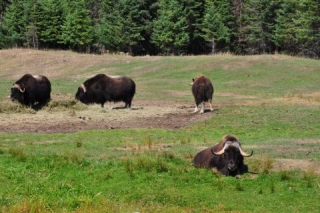
//> input picture Étape 27 - Segmentation d'images à l'aide de Watershed/group.jpg, 320 x 213 px
$ ./Segment   (built with g++ and OpenCV 4)
//> lines starting //> are read from the running program, lines starting //| are printed output that depends on the picture; after the words box and inside, x2 and y2 are one past the last pixel; in counts of white or black regions, pixels touching at a corner belong together
### Étape 27 - Segmentation d'images à l'aide de Watershed/WatershedSegmentation.hpp
#include <iostream>
#include <vector>
#include <opencv2/opencv.hpp>
#include <opencv2/core/core.hpp>
#include <opencv2/highgui/highgui.hpp>
#include <opencv2/imgproc/imgproc.hpp>

// Classe pour effectuer une segmentation par watershed
class WatershedSegmentation
{
private:
    cv::Mat markers; // Matrice contenant les marqueurs pour la segmentation

public:
    // Méthode pour définir les marqueurs
    void setMarkers(const cv::Mat &markerImage)
    {
        // Convertit l'image des marqueurs en une matrice 32 bits signés (CV_32S),
        // format requis par l'algorithme watershed
        markerImage.convertTo(markers, CV_32S);
    }

    // Méthode pour appliquer l'algorithme watershed
    cv::Mat process(const cv::Mat &image)
    {
        // Applique l'algorithme watershed à l'image en utilisant les marqueurs
        cv::watershed(image, markers);
        return markers; // Retourne les marqueurs mis à jour après segmentation
    }

    // Méthode pour obtenir l'image segmentée (régions)
    cv::Mat getSegmentation()
    {
        cv::Mat tmp;
        // Convertit les marqueurs en une image 8 bits non signée (CV_8U)
        markers.convertTo(tmp, CV_8U);
        return tmp; // Retourne l'image segmentée
    }

    // Méthode pour obtenir les lignes de partage des eaux
    cv::Mat getWatersheds()
    {
        cv::Mat tmp;
        // Convertit les marqueurs en une image 8 bits (CV_8U),
        // avec un facteur d'échelle pour rendre les lignes de partage visibles
        markers.convertTo(tmp, CV_8U, 255, 255);
        return tmp; // Retourne l'image des lignes de partage des eaux
    }
};

### Étape 27 - Segmentation d'images à l'aide de Watershed/Segment.cpp
#include "WatershedSegmentation.hpp"

int main()
{
    // Charger l'image originale
    cv::Mat image = cv::imread("group.jpg");
//> image is the input picture: 213 rows x 320 cols, CV_8UC3; mean B, G, R 69.4, 113.7, 107.3
    if (!image.data)
    {
        return 0;
    }

    // Afficher l'image originale
    cv::imshow("Original Image", image);

    // Charger l'image binaire
    cv::Mat binary = cv::imread("binary.bmp", 0);
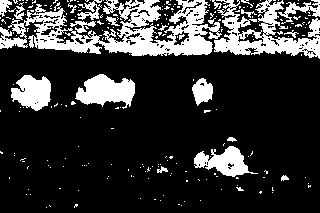
//> input picture Étape 27 - Segmentation d'images à l'aide de Watershed/binary.bmp, 320 x 213 px
//> binary: 213 rows x 320 cols, CV_8UC1; 20.7% white; 230 white regions (208 under 20 px), largest, box (x1, y1, x2, y2) and area: (0, 0, 222, 56) 5711, (214, 0, 320, 59) 2737, (75, 74, 135, 109) 1306
    if (!binary.data)
    {
        return 0;
    }

    // Afficher l'image binaire
    cv::imshow("Binary Image", binary);

    // Réduire le bruit et isoler l'avant-plan en appliquant une érosion
    cv::Mat fg;
    cv::erode(binary, fg, cv::Mat(), cv::Point(-1, -1), 4);
//> fg: 213 rows x 320 cols, CV_8UC1; 1.9% white; 15 white regions (8 under 20 px), largest, box (x1, y1, x2, y2) and area: (84, 79, 131, 99) 536, (22, 80, 47, 102) 306, (188, 40, 208, 51) 131
    cv::imshow("Foreground Image", fg);

    // Identifier l'arrière-plan en dilatant les objets et en inversant l'image
    cv::Mat bg;
    cv::dilate(binary, bg, cv::Mat(), cv::Point(-1, -1), 4);
//> bg: 213 rows x 320 cols, CV_8UC1; 46% white; 29 white regions, largest, box (x1, y1, x2, y2) and area: (0, 0, 320, 63) 18420, (7, 70, 139, 116) 4412, (124, 133, 272, 195) 4094
    cv::threshold(bg, bg, 1, 128, cv::THRESH_BINARY_INV);
    cv::imshow("Background Image", bg);

    // Combiner l'avant-plan et l'arrière-plan pour créer les marqueurs
    cv::Mat markers(binary.size(), CV_8U, cv::Scalar(0));
    markers = fg + bg;
    cv::imshow("Markers", markers);

    // Créer un objet pour la segmentation par Watershed
    WatershedSegmentation segmenter;

    // Définir les marqueurs et effectuer la segmentation
    segmenter.setMarkers(markers);
//> in setMarkers, `markerImage.convertTo(markers, CV_32S);`: markers: 213 rows x 320 cols, CV_32SC1; 3 distinct labels, from 0 to 255
    segmenter.process(image);
//> in process, `cv::watershed(image, markers);`:
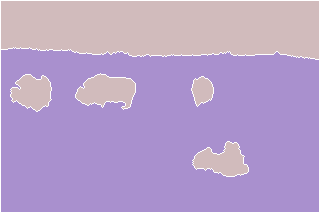
//> markers: 213 rows x 320 cols, CV_32SC1; 3 distinct labels, from -1 to 255; one colour per label, 0 black, -1 white

    // Récupérer et afficher les résultats de la segmentation
    cv::Mat segmentation = segmenter.getSegmentation();
    cv::imshow("Segmentation", segmentation);

    // Récupérer et afficher les lignes de partage des eaux
    cv::Mat watersheds = segmenter.getWatersheds();
//> in getWatersheds, `markers.convertTo(tmp, CV_8U, 255, 255);`: tmp: 213 rows x 320 cols, CV_8UC1; 97.2% white; black in thin lines or dots
    cv::imshow("Watersheds", watersheds);

    // Charger une autre image pour un exemple supplémentaire
    image = cv::imread("tower.jpg");
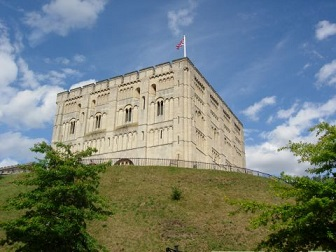
//> input picture Étape 27 - Segmentation d'images à l'aide de Watershed/tower.jpg, 336 x 252 px
//> image is the input picture: 252 rows x 336 cols, CV_8UC3; mean B, G, R 123.9, 126.9, 114.7
    if (!image.data)
    {
        return 0;
    }

    // Créer un masque pour les marqueurs sur cette nouvelle image
    cv::Mat imageMask(image.size(), CV_8U, cv::Scalar(0));
    cv::rectangle(imageMask, cv::Point(5, 5), cv::Point(image.cols - 5, image.rows - 5), cv::Scalar(255), -1); // Bordures
//> imageMask: 252 rows x 336 cols, CV_8UC1; 93.8% white; 1 black region, box (x1, y1, x2, y2) and area: (0, 0, 336, 252) 5211
    cv::rectangle(imageMask, cv::Point(image.cols / 2 - 10, image.rows / 2 - 10), cv::Point(image.cols / 2 + 10, image.rows / 2 + 10), cv::Scalar(1), 10); // Centre
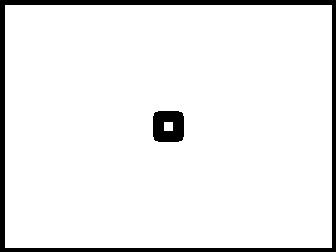
//> imageMask: 252 rows x 336 cols, CV_8UC1; min 0, max 255, mean 236.8

    // Appliquer les marqueurs et segmenter l'image
    segmenter.setMarkers(imageMask);
//> in setMarkers (call 2), `markerImage.convertTo(markers, CV_32S);`:
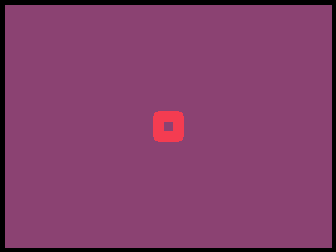
//> markers: 252 rows x 336 cols, CV_32SC1; 3 distinct labels, from 0 to 255; one colour per label, 0 black
    segmenter.process(image);
//> in process (call 2), `cv::watershed(image, markers);`:
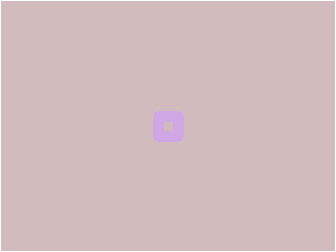
//> markers: 252 rows x 336 cols, CV_32SC1; 3 distinct labels, from -1 to 255; one colour per label, 0 black, -1 white

    // Dessiner les rectangles sur l'image pour visualiser les marqueurs
    cv::rectangle(image, cv::Point(5, 5), cv::Point(image.cols - 5, image.rows - 5), cv::Scalar(255, 255, 255), 2); // Bordure blanche
    cv::rectangle(image, cv::Point(image.cols / 2 - 10, image.rows / 2 - 10), cv::Point(image.cols / 2 + 10, image.rows / 2 + 10), cv::Scalar(1, 1, 1), 10); // Centre

    // Afficher l'image avec les marqueurs
    cv::imshow("Image avec le marker", image);

    // Afficher le résultat du Watershed sur cette nouvelle image
    cv::imshow("Watershed", segmenter.getWatersheds());
//> in getWatersheds (call 2), `markers.convertTo(tmp, CV_8U, 255, 255);`:
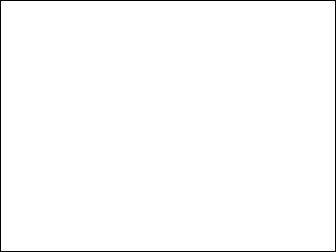
//> tmp: 252 rows x 336 cols, CV_8UC1; 98.6% white; black in thin lines or dots

    cv::waitKey(0);

    return 0;
}
